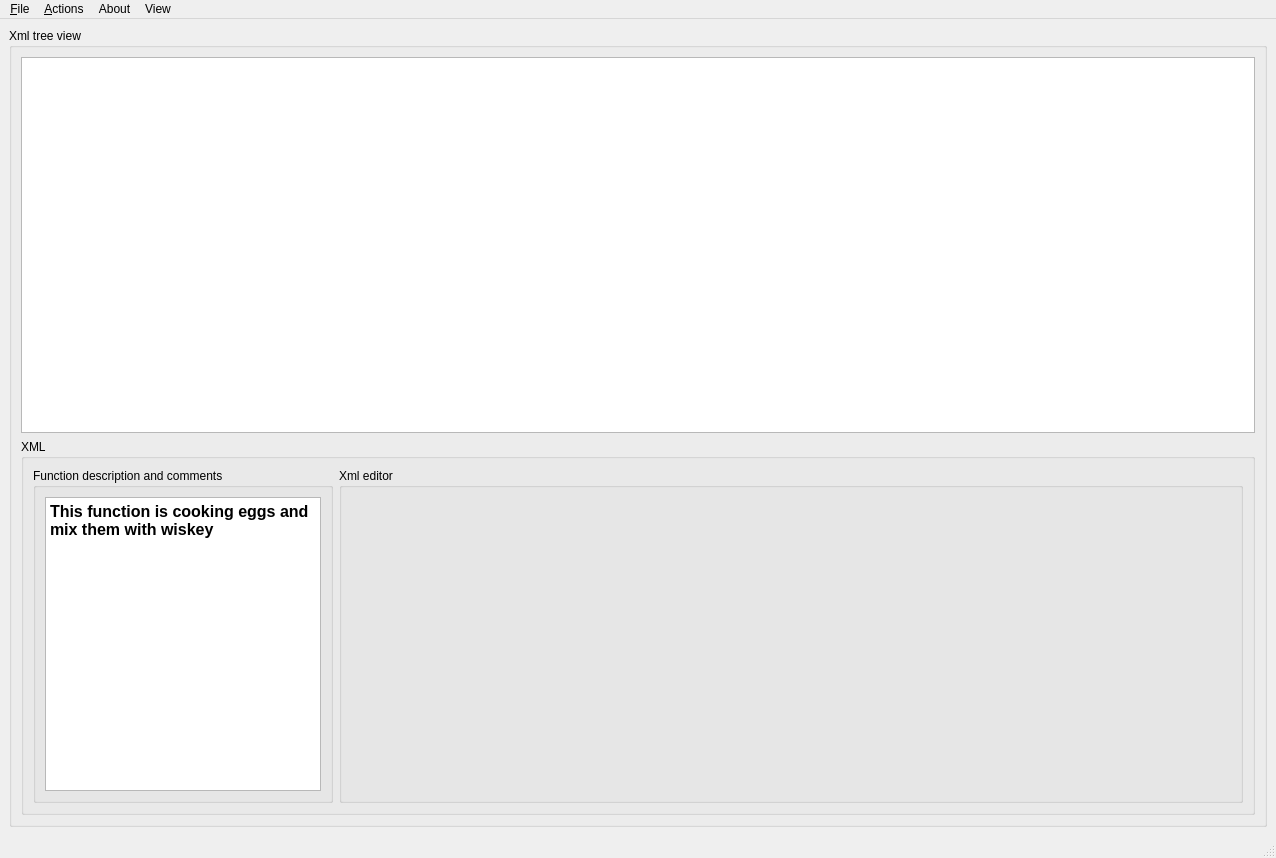
<?xml version="1.0" encoding="UTF-8"?>
<ui version="4.0">
 <class>MainWindow</class>
 <widget class="QMainWindow" name="MainWindow">
  <property name="geometry">
   <rect>
    <x>0</x>
    <y>0</y>
    <width>1276</width>
    <height>858</height>
   </rect>
  </property>
  <property name="windowTitle">
   <string>Editable Tree Model</string>
  </property>
  <widget class="QWidget" name="centralwidget">
   <layout class="QGridLayout" name="gridLayout_3">
    <item row="1" column="0">
     <widget class="QGroupBox" name="groupBox">
      <property name="title">
       <string>Xml tree view</string>
      </property>
      <layout class="QGridLayout" name="gridLayout">
       <item row="0" column="0">
        <widget class="QTreeView" name="view">
         <property name="mouseTracking">
          <bool>true</bool>
         </property>
         <property name="editTriggers">
          <set>QAbstractItemView::AnyKeyPressed|QAbstractItemView::DoubleClicked|QAbstractItemView::EditKeyPressed|QAbstractItemView::SelectedClicked</set>
         </property>
         <property name="dragEnabled">
          <bool>true</bool>
         </property>
         <property name="alternatingRowColors">
          <bool>true</bool>
         </property>
         <property name="selectionMode">
          <enum>QAbstractItemView::SingleSelection</enum>
         </property>
         <property name="selectionBehavior">
          <enum>QAbstractItemView::SelectRows</enum>
         </property>
         <property name="horizontalScrollMode">
          <enum>QAbstractItemView::ScrollPerPixel</enum>
         </property>
         <property name="indentation">
          <number>22</number>
         </property>
         <property name="sortingEnabled">
          <bool>false</bool>
         </property>
         <property name="animated">
          <bool>false</bool>
         </property>
         <property name="allColumnsShowFocus">
          <bool>true</bool>
         </property>
         <attribute name="headerCascadingSectionResizes">
          <bool>true</bool>
         </attribute>
         <attribute name="headerMinimumSectionSize">
          <number>44</number>
         </attribute>
         <attribute name="headerDefaultSectionSize">
          <number>44</number>
         </attribute>
         <attribute name="headerHighlightSections">
          <bool>true</bool>
         </attribute>
         <attribute name="headerShowSortIndicator" stdset="0">
          <bool>false</bool>
         </attribute>
        </widget>
       </item>
       <item row="1" column="0">
        <widget class="QGroupBox" name="groupBox_2">
         <property name="title">
          <string>XML</string>
         </property>
         <layout class="QHBoxLayout" name="horizontalLayout">
          <item>
           <widget class="QGroupBox" name="groupBox_3">
            <property name="maximumSize">
             <size>
              <width>300</width>
              <height>16777215</height>
             </size>
            </property>
            <property name="title">
             <string>Function description and comments</string>
            </property>
            <layout class="QGridLayout" name="gridLayout_2">
             <item row="0" column="0">
              <widget class="QTextEdit" name="commentEditor">
               <property name="html">
                <string>&lt;!DOCTYPE HTML PUBLIC &quot;-//W3C//DTD HTML 4.0//EN&quot; &quot;http://www.w3.org/TR/REC-html40/strict.dtd&quot;&gt;
&lt;html&gt;&lt;head&gt;&lt;meta name=&quot;qrichtext&quot; content=&quot;1&quot; /&gt;&lt;meta charset=&quot;utf-8&quot; /&gt;&lt;style type=&quot;text/css&quot;&gt;
p, li { white-space: pre-wrap; }
&lt;/style&gt;&lt;/head&gt;&lt;body style=&quot; font-family:'Segoe UI'; font-size:9pt; font-weight:400; font-style:normal;&quot;&gt;
&lt;p style=&quot; margin-top:0px; margin-bottom:0px; margin-left:0px; margin-right:0px; -qt-block-indent:0; text-indent:0px;&quot;&gt;&lt;span style=&quot; font-size:12pt; font-weight:700;&quot;&gt;This function is cooking eggs and mix them with wiskey&lt;/span&gt;&lt;/p&gt;&lt;/body&gt;&lt;/html&gt;</string>
               </property>
              </widget>
             </item>
            </layout>
           </widget>
          </item>
          <item>
           <widget class="QGroupBox" name="groupBox_4">
            <property name="sizePolicy">
             <sizepolicy hsizetype="Expanding" vsizetype="Expanding">
              <horstretch>0</horstretch>
              <verstretch>0</verstretch>
             </sizepolicy>
            </property>
            <property name="minimumSize">
             <size>
              <width>300</width>
              <height>0</height>
             </size>
            </property>
            <property name="title">
             <string>Xml editor</string>
            </property>
            <layout class="QGridLayout" name="gridLayout_4">
             <item row="0" column="0">
              <widget class="XmlEditor" name="xmlEditor" native="true"/>
             </item>
            </layout>
           </widget>
          </item>
         </layout>
        </widget>
       </item>
      </layout>
     </widget>
    </item>
   </layout>
  </widget>
  <widget class="QMenuBar" name="menubar">
   <property name="geometry">
    <rect>
     <x>0</x>
     <y>0</y>
     <width>1276</width>
     <height>21</height>
    </rect>
   </property>
   <widget class="QMenu" name="fileMenu">
    <property name="title">
     <string>&amp;File</string>
    </property>
    <addaction name="actionOpen"/>
    <addaction name="actionSave"/>
    <addaction name="actionSave_as"/>
   </widget>
   <widget class="QMenu" name="actionsMenu">
    <property name="title">
     <string>&amp;Actions</string>
    </property>
    <addaction name="insertRowAction"/>
    <addaction name="separator"/>
    <addaction name="removeRowAction"/>
    <addaction name="separator"/>
   </widget>
   <widget class="QMenu" name="menuAbout">
    <property name="title">
     <string>About</string>
    </property>
    <addaction name="actionAbout"/>
   </widget>
   <widget class="QMenu" name="menuView">
    <property name="title">
     <string>View</string>
    </property>
    <addaction name="actionhideCodeTags"/>
    <addaction name="actionhideAllNonClickerTags"/>
   </widget>
   <addaction name="fileMenu"/>
   <addaction name="actionsMenu"/>
   <addaction name="menuAbout"/>
   <addaction name="menuView"/>
  </widget>
  <widget class="QStatusBar" name="statusbar"/>
  <action name="exitAction">
   <property name="text">
    <string>Open</string>
   </property>
   <property name="shortcut">
    <string>Ctrl+Q</string>
   </property>
  </action>
  <action name="insertRowAction">
   <property name="text">
    <string>Insert Row</string>
   </property>
   <property name="shortcut">
    <string>Ctrl+I, R</string>
   </property>
  </action>
  <action name="removeRowAction">
   <property name="text">
    <string>Remove Row</string>
   </property>
   <property name="shortcut">
    <string>Ctrl+R, R</string>
   </property>
  </action>
  <action name="insertColumnAction">
   <property name="text">
    <string>Insert Column</string>
   </property>
   <property name="shortcut">
    <string>Ctrl+I, C</string>
   </property>
  </action>
  <action name="removeColumnAction">
   <property name="text">
    <string>Remove Column</string>
   </property>
   <property name="shortcut">
    <string>Ctrl+R, C</string>
   </property>
  </action>
  <action name="insertChildAction">
   <property name="text">
    <string>Insert Child</string>
   </property>
   <property name="shortcut">
    <string>Ctrl+N</string>
   </property>
  </action>
  <action name="actionAbout">
   <property name="text">
    <string>About</string>
   </property>
  </action>
  <action name="actionSave">
   <property name="text">
    <string>Save</string>
   </property>
  </action>
  <action name="actionSave_as">
   <property name="text">
    <string>Save as...</string>
   </property>
  </action>
  <action name="actionOpen">
   <property name="text">
    <string>Open</string>
   </property>
  </action>
  <action name="actionhideCodeTags">
   <property name="checkable">
    <bool>true</bool>
   </property>
   <property name="text">
    <string>hideCodeTags</string>
   </property>
  </action>
  <action name="actionhideAllNonClickerTags">
   <property name="checkable">
    <bool>true</bool>
   </property>
   <property name="checked">
    <bool>true</bool>
   </property>
   <property name="text">
    <string>hideAllNonClickerTags</string>
   </property>
  </action>
 </widget>
 <customwidgets>
  <customwidget>
   <class>XmlEditor</class>
   <extends>QWidget</extends>
   <header>xml/xmleditor.h</header>
   <container>1</container>
  </customwidget>
 </customwidgets>
 <resources/>
 <connections/>
</ui>
